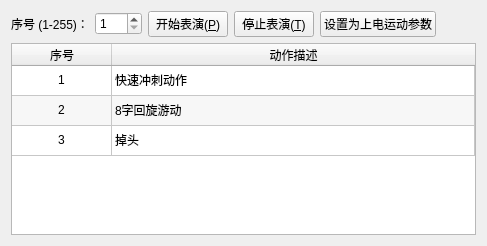
        <widget class="QWidget" name="tab_Play">
         <attribute name="title">
          <string>表演模式</string>
         </attribute>
         <layout class="QVBoxLayout" name="verticalLayout_Play">
          <item>
           <layout class="QHBoxLayout" name="horizontalLayout_Play">
            <item>
             <widget class="QLabel" name="lbl_PlayId">
              <property name="text">
               <string>序号 (1-255)：</string>
              </property>
             </widget>
            </item>
            <item>
             <widget class="QSpinBox" name="spin_PlayId">
              <property name="minimum">
               <number>1</number>
              </property>
              <property name="maximum">
               <number>255</number>
              </property>
             </widget>
            </item>
            <item>
             <widget class="QPushButton" name="btn_PlayStart">
              <property name="text">
               <string>开始表演(&amp;P)</string>
              </property>
             </widget>
            </item>
            <item>
             <widget class="QPushButton" name="btn_PlayStop">
              <property name="text">
               <string>停止表演(&amp;T)</string>
              </property>
             </widget>
            </item>
            <item>
             <widget class="QPushButton" name="btn_SetBootFromPlay">
              <property name="text">
               <string>设置为上电运动参数</string>
              </property>
             </widget>
            </item>
            <item>
             <spacer name="horizontalSpacer_Play">
              <property name="orientation">
               <enum>Qt::Orientation::Horizontal</enum>
              </property>
              <property name="sizeHint" stdset="0">
               <size>
                <width>40</width>
                <height>20</height>
               </size>
              </property>
             </spacer>
            </item>
           </layout>
          </item>
          <item>
           <widget class="QTableWidget" name="table_PlayDesc">
            <property name="alternatingRowColors">
             <bool>true</bool>
            </property>
            <property name="selectionBehavior">
             <enum>QAbstractItemView::SelectionBehavior::SelectRows</enum>
            </property>
            <property name="columnCount">
             <number>2</number>
            </property>
            <attribute name="horizontalHeaderStretchLastSection">
             <bool>true</bool>
            </attribute>
            <attribute name="verticalHeaderVisible">
             <bool>false</bool>
            </attribute>
            <row/>
            <row/>
            <row/>
            <column>
             <property name="text">
              <string>序号</string>
             </property>
            </column>
            <column>
             <property name="text">
              <string>动作描述</string>
             </property>
            </column>
            <item row="0" column="0">
             <property name="text">
              <string>1</string>
             </property>
             <property name="textAlignment">
              <set>AlignCenter</set>
             </property>
            </item>
            <item row="0" column="1">
             <property name="text">
              <string>快速冲刺动作</string>
             </property>
            </item>
            <item row="1" column="0">
             <property name="text">
              <string>2</string>
             </property>
             <property name="textAlignment">
              <set>AlignCenter</set>
             </property>
            </item>
            <item row="1" column="1">
             <property name="text">
              <string>8字回旋游动</string>
             </property>
            </item>
            <item row="2" column="0">
             <property name="text">
              <string>3</string>
             </property>
             <property name="textAlignment">
              <set>AlignCenter</set>
             </property>
            </item>
            <item row="2" column="1">
             <property name="text">
              <string>掉头</string>
             </property>
            </item>
           </widget>
          </item>
         </layout>
        </widget>
